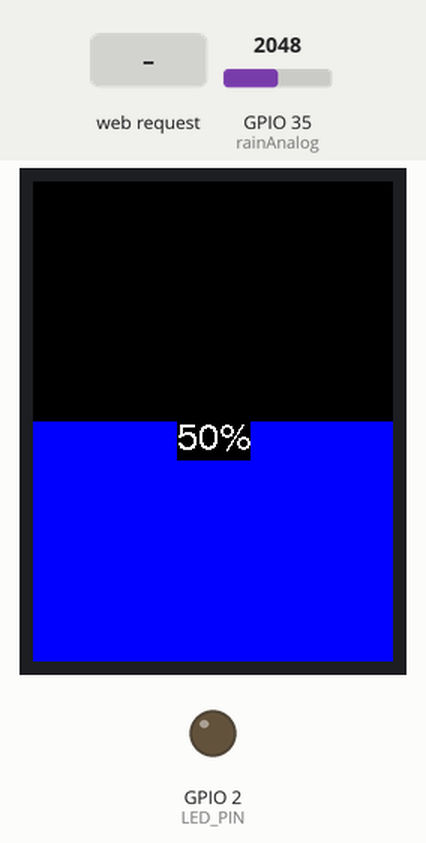
Recording of a sketch running on a simulated ESP32. Shown: 240×320 colour display, output pins drawn as LEDs (lit = HIGH). Inputs (shaded band) come from the test bench; at power-on: GPIO 35 (rainAnalog) = 2048. WiFi joins after 1.5 s; servers stay silent unless stated; what the sketch prints to the serial monitor is not drawn.

Above: at 2.9 s.
3.0 s: HTTP request GET /toggleLight received
At 4.0 s:
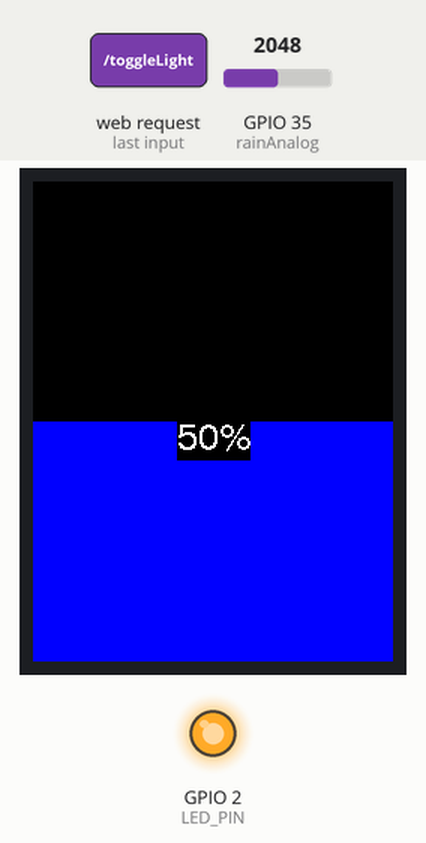
4.5 s: GPIO 35 (rainAnalog) set to 2866
At 5.1 s:
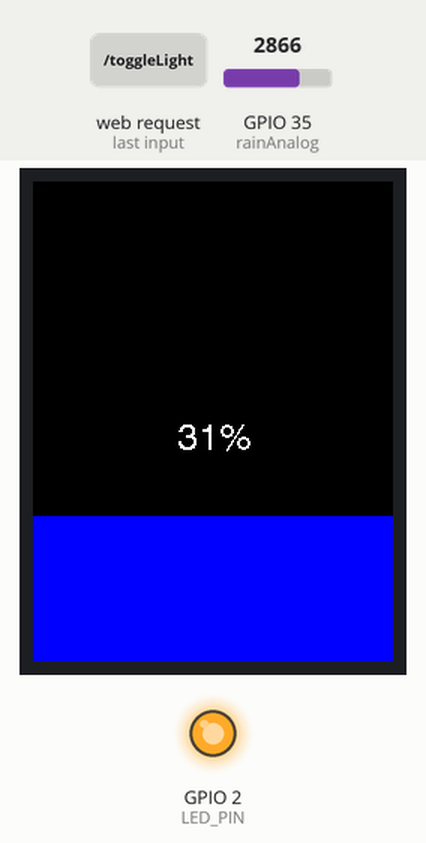
6.1 s: GPIO 35 (rainAnalog) set to 3603
At 7.5 s:
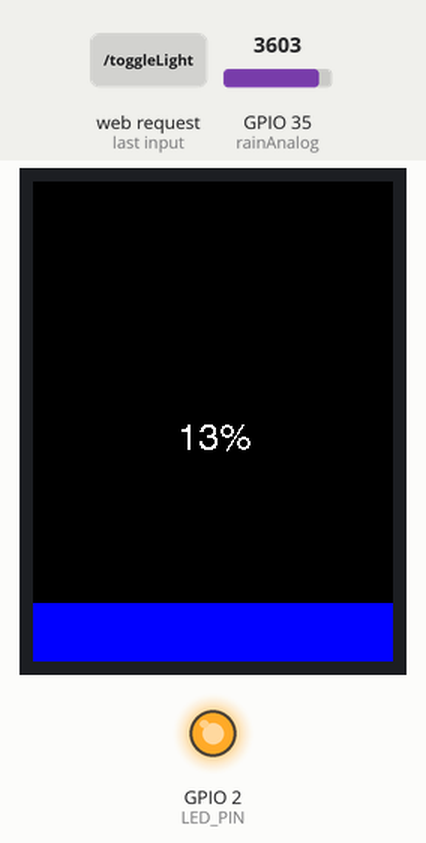
7.8 s: GPIO 35 (rainAnalog) set to 4095
At 8.9 s:
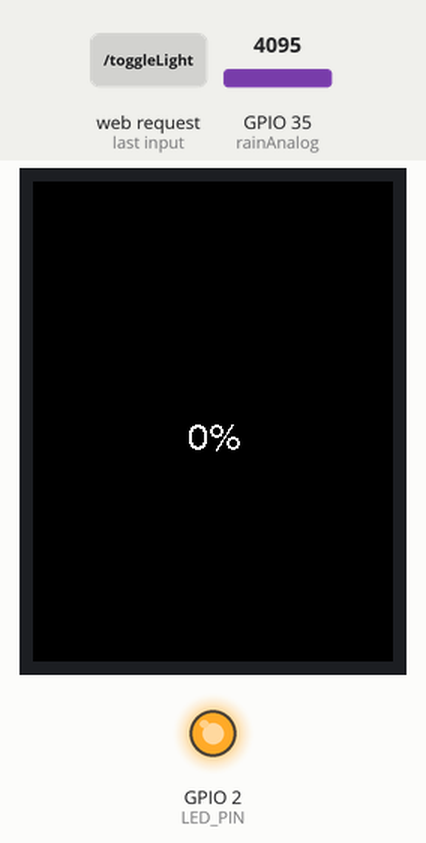
Timing chart, 0 to 10.5 s (numbered marks = the images above; inputs shaded):
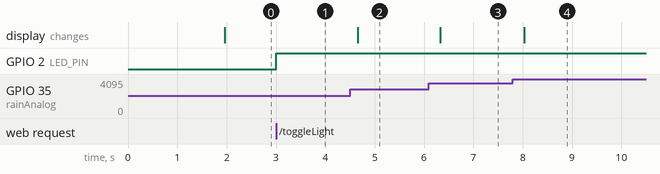

The sketch:

WebPageUpdate.ino
```cpp
 /*VCC-3v3
GND-GND
SCL-D18
SDA-D23
RES-D4
DC-D2
CS-D15
 */
#include <WiFi.h>
#include <WiFiClient.h>
#include <WebServer.h>
#include <TFT_eSPI.h> // Graphics and font library for ST7735 driver chip
#include <SPI.h>

TFT_eSPI tft = TFT_eSPI();  // Invoke library, pins defined in User_Setup.h
TFT_eSprite sprite = TFT_eSprite(&tft);  // Create a sprite object
int prevBlueHeight = -1;

#define rainAnalog 35
#define rainDigital 34
#define LED_PIN 2
#include "index.h"  //Web page header file

WebServer server(80);

//Enter your SSID and PASSWORD
const char* ssid = "iPhone";
const char* password = "123456789";

//===============================================================
// This routine is executed when you open its IP in browser
//===============================================================
void handleRoot() {
 String s = MAIN_page; //Read HTML contents
 server.send(200, "text/html", s); //Send web page
}

void handleADC() {

  int rainAnalogVal = analogRead(rainAnalog);
  int percentage = 100-((rainAnalogVal * 100) / 4095);
  String adcValue = String(percentage) + "%";
  server.send(200, "text/plane", adcValue); //Send ADC value only to client ajax request
}

void handleLight() {
  static bool lightState = false;
  lightState = !lightState;
  digitalWrite(LED_PIN, lightState ? HIGH : LOW); // Toggle LED state
  Serial.print("LED turned ");
  Serial.println(lightState ? "on" : "off");
  server.send(200, "text/plain", lightState ? "1" : "0");
}

//===============================================================
// Setup
//===============================================================

void setup(void){

//tft setup
  tft.init();
  tft.setRotation(0);
  tft.fillScreen(TFT_BLACK);  // Start with a black screen
  tft.setTextColor(TFT_WHITE, TFT_BLACK);  // White text on black background
  sprite.createSprite(tft.width(), tft.height());  // Create a sprite of the screen size


  Serial.begin(115200);
  Serial.println();
  Serial.println("Booting Sketch...");

//LED setup, water setup
  pinMode(LED_PIN, OUTPUT); // Initialize the LED pin as an output
  digitalWrite(LED_PIN, LOW); // Ensure LED is initially off
  pinMode(rainDigital,INPUT);


//ESP32 connects to your wifi -----------------------------------
  WiFi.mode(WIFI_STA); //Connect to your wifi
  WiFi.begin(ssid, password);

  Serial.println("Connecting to ");
  Serial.print(ssid);

  //Wait for WiFi to connect
  while(WiFi.waitForConnectResult() != WL_CONNECTED){
      Serial.print(".");
    }

  //If connection successful show IP address in serial monitor
  Serial.println("");
  Serial.print("Connected to ");
  Serial.println(ssid);
  Serial.print("IP address: ");
  Serial.println(WiFi.localIP());  //IP address assigned to your ESP
//----------------------------------------------------------------

  server.on("/", handleRoot);      //This is display page
  server.on("/readADC", handleADC);//To get update of ADC Value only
  server.on("/toggleLight", handleLight); // To toggle the LED

  server.begin();                  //Start server
  Serial.println("HTTP server started");
}

//===============================================================
// This routine is executed when you open its IP in browser
//===============================================================
void loop(void){
    int rainAnalogVal = analogRead(rainAnalog);
    int screenHeight = tft.height();
    int blueHeight = map(rainAnalogVal, 0, 4095, screenHeight, 0);  // Map the analog value to the screen height
    int percentage = 100-((rainAnalogVal * 100) / 4095);  // Convert the analog value to a percentage

    if (blueHeight != prevBlueHeight) {
      // Draw to the sprite instead of directly to the screen
      sprite.fillSprite(TFT_BLACK);  // Fill the sprite with black

      // Fill the bottom portion of the sprite with blue based on the analog value
      sprite.fillRect(0, screenHeight - blueHeight, tft.width(), blueHeight, TFT_BLUE);

      // Display the percentage in the center of the sprite
      String percentageStr = String(percentage) + "%";  // Convert the percentage to a String
      sprite.setTextColor(TFT_WHITE, TFT_BLACK);  // Set text color to white with black background
      sprite.drawCentreString(percentageStr.c_str(), tft.width() / 2, screenHeight / 2, 4);  // Display the percentage

      // Push the sprite to the screen
      sprite.pushSprite(0, 0);

      prevBlueHeight = blueHeight;
    }


  server.handleClient();
  delay(1);
}
```

index.h
```cpp
const char MAIN_page[] PROGMEM = R"=====(
<!DOCTYPE html>
<html>
<style>
.card{
    max-width: 400px;
     min-height: 250px;
     background: #02b875;
     padding: 30px;
     box-sizing: border-box;
     color: #FFF;
     margin:20px;
     box-shadow: 0px 2px 18px -4px rgba(0,0,0,0.75);
}
</style>
<body>

<div class="card">
  <h4>Water Reading</h4><br>
  <h1>Sensor Value:<span id="ADCValue">0</span></h1><br>
  <br>
  <button id="light" onclick="toggleLight()">Toggle Light</button>
</div>
<script>

setInterval(function() {
  // Call a function repetatively with 2 Second interval
  getData();
}, 2000); //2000mSeconds update rate

function getData() {
  var xhttp = new XMLHttpRequest();
  xhttp.onreadystatechange = function() {
    if (this.readyState == 4 && this.status == 200) {
      document.getElementById("ADCValue").innerHTML =
      this.responseText;
    }
  };
  xhttp.open("GET", "readADC", true);
  xhttp.send();
}
</script>


<script>
function toggleLight() {
  var xhr = new XMLHttpRequest();
  xhr.open("GET", "/toggleLight", true);
  xhr.send();
}
</script>


</body>
</html>
)=====";
```

Measured:
- after the input at 3.0 s, GPIO 2 (LED_PIN): LOW → HIGH at once
- after the input at 4.5 s, the display: changes after 0.16 s (image 2)
- after the input at 6.1 s, the display: changes after 0.23 s (image 3)
- after the input at 7.8 s, the display: changes after 0.23 s (image 4)
